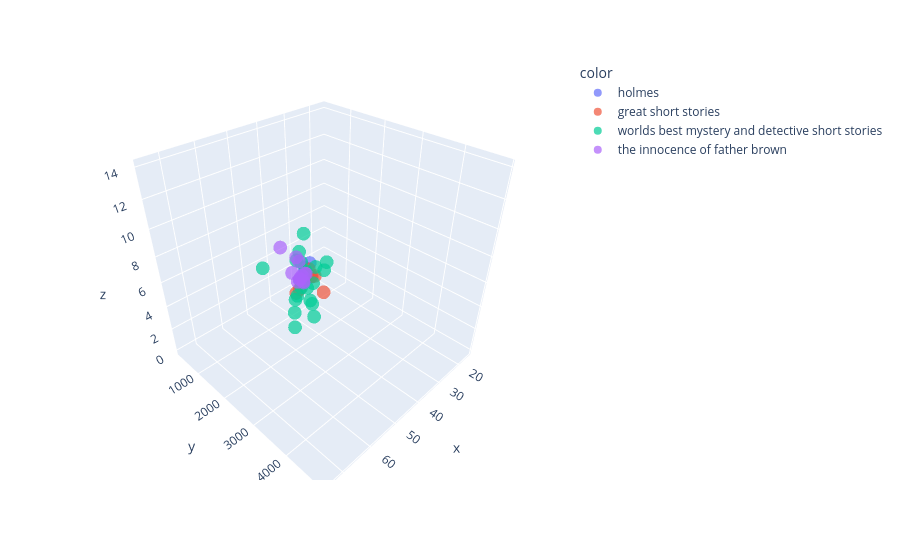

The code cell stored with this chart in its notebook:
### Code cell
fig = px.scatter_3d(
    x=human_stories_df["sentence_length_average"],
    y=human_stories_df["sentence_length_variance"],
    z=human_stories_df["sentence_length_max"],
    color=human_stories_df["origin"],
    opacity=0.7
)

fig.show()

### Figure 1 — Plotly figure (JSON) as saved in the notebook; plotly's stock layout.template omitted (floating-point values rounded to 4 significant figures)
{"data": [{"hovertemplate": "color=holmes<br>x=%{x}<br>y=%{y}<br>z=%{z}<extra></extra>", "legendgroup": "holmes", "marker": {"color": "#636efa", "opacity": 0.7, "symbol": "circle"}, "mode": "markers", "name": "holmes", "scene": "scene", "showlegend": true, "type": "scatter3d", "x": [24.69, 31.89, 26.2, 26.11, 26.94, 26.78, 26.55, 29.41, 30.03, 26.99, 29.37, 26.0], "y": [425.0, 843.1, 518.6, 369.7, 371.3, 462.9, 404.5, 577.4, 462.5, 502.3, 477.0, 579.7], "z": [2, 3, 1, 1, 1, 1, 1, 1, 1, 1, 1, 1]}, {"hovertemplate": "color=great short stories<br>x=%{x}<br>y=%{y}<br>z=%{z}<extra></extra>", "legendgroup": "great short stories", "marker": {"color": "#EF553B", "opacity": 0.7, "symbol": "circle"}, "mode": "markers", "name": "great short stories", "scene": "scene", "showlegend": true, "type": "scatter3d", "x": [25.59, 33.62, 38.36, 23.33, 25.25, 35.79, 26.15, 20.65], "y": [573.7, 763.4, 1521.0, 281.1, 1000.0, 823.5, 557.6, 295.0], "z": [1, 1, 4, 1, 0, 1, 1, 0]}, {"hovertemplate": "color=worlds best mystery and detective short stories<br>x=%{x}<br>y=%{y}<br>z=%{z}<extra></extra>", "legendgroup": "worlds best mystery and detective short stories", "marker": {"color": "#00cc96", "opacity": 0.7, "symbol": "circle"}, "mode": "markers", "name": "worlds best mystery and detective short stories", "scene": "scene", "showlegend": true, "type": "scatter3d", "x": [28.05, 59.97, 20.72, 74.72, 35.08, 15.73, 40.02, 32.57, 35.04, 49.56, 43.14, 35.26, 38.39, 36.55, 35.28, 33.0, 30.56, 49.05, 26.84], "y": [823.9, 2907.0, 330.2, 4878.0, 1183.0, 382.0, 1824.0, 739.7, 805.2, 1976.0, 2026.0, 1302.0, 1013.0, 933.7, 938.8, 969.1, 594.0, 858.0, 396.8], "z": [1, 5, 1, 14, 2, 1, 1, 1, 4, 3, 3, 1, 1, 1, 5, 3, 3, 5, 5]}, {"hovertemplate": "color=the innocence of father brown<br>x=%{x}<br>y=%{y}<br>z=%{z}<extra></extra>", "legendgroup": "the innocence of father brown", "marker": {"color": "#ab63fa", "opacity": 0.7, "symbol": "circle"}, "mode": "markers", "name": "the innocence of father brown", "scene": "scene", "showlegend": true, "type": "scatter3d", "x": [30.74, 26.13, 27.8, 37.87, 36.8, 29.73, 29.57, 29.47, 30.07, 31.21, 26.02, 33.9], "y": [524.5, 351.1, 370.5, 474.0, 778.6, 459.3, 575.7, 426.8, 623.0, 488.0, 379.4, 697.5], "z": [3, 1, 1, 5, 3, 1, 1, 1, 1, 1, 1, 4]}], "layout": {"legend": {"title": {"text": "color"}, "tracegroupgap": 0}, "margin": {"t": 60}, "scene": {"domain": {"x": [0, 1], "y": [0, 1]}, "xaxis": {"title": {"text": "x"}}, "yaxis": {"title": {"text": "y"}}, "zaxis": {"title": {"text": "z"}}}}}
